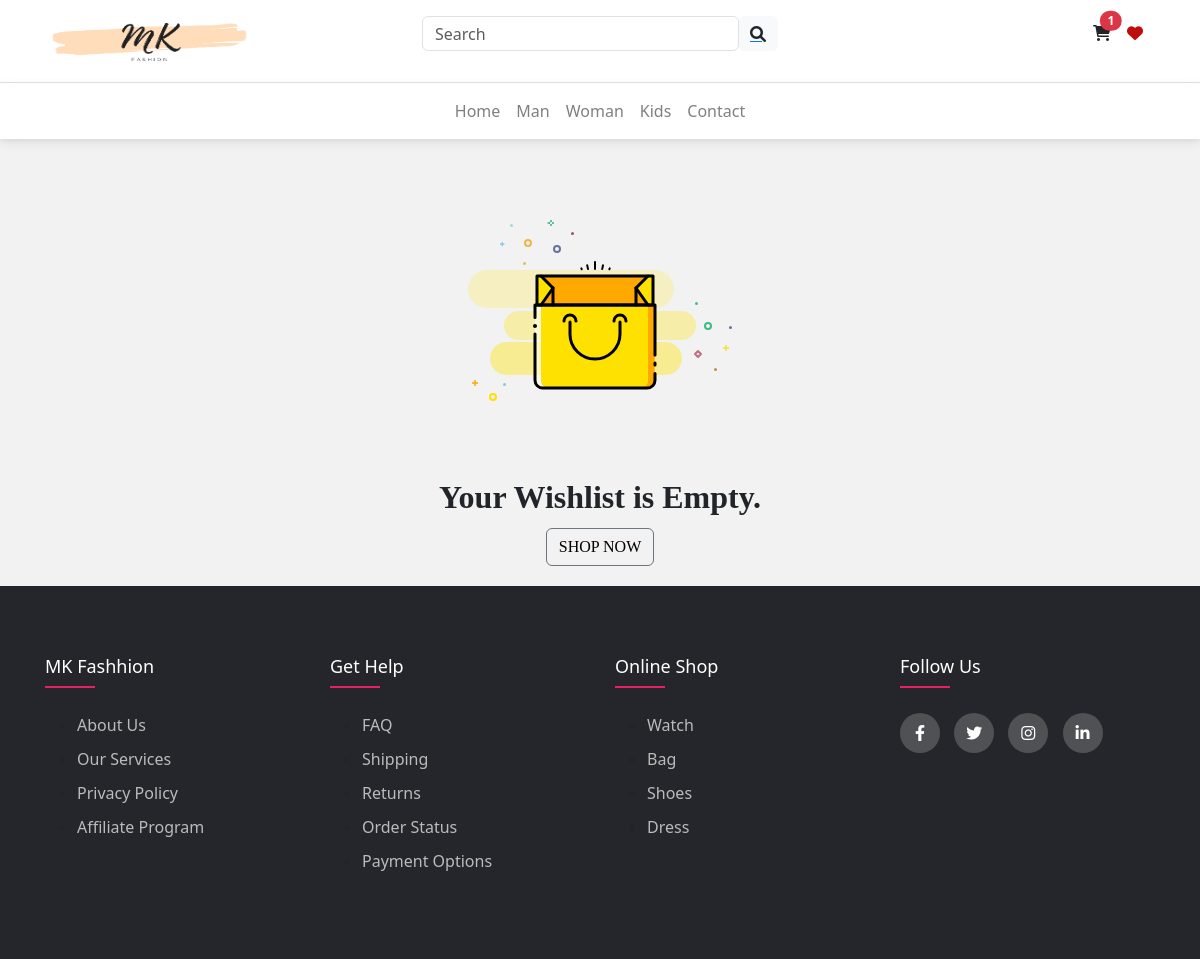
/wishlist/ (signed in), run on an earlier commit of the app's database.
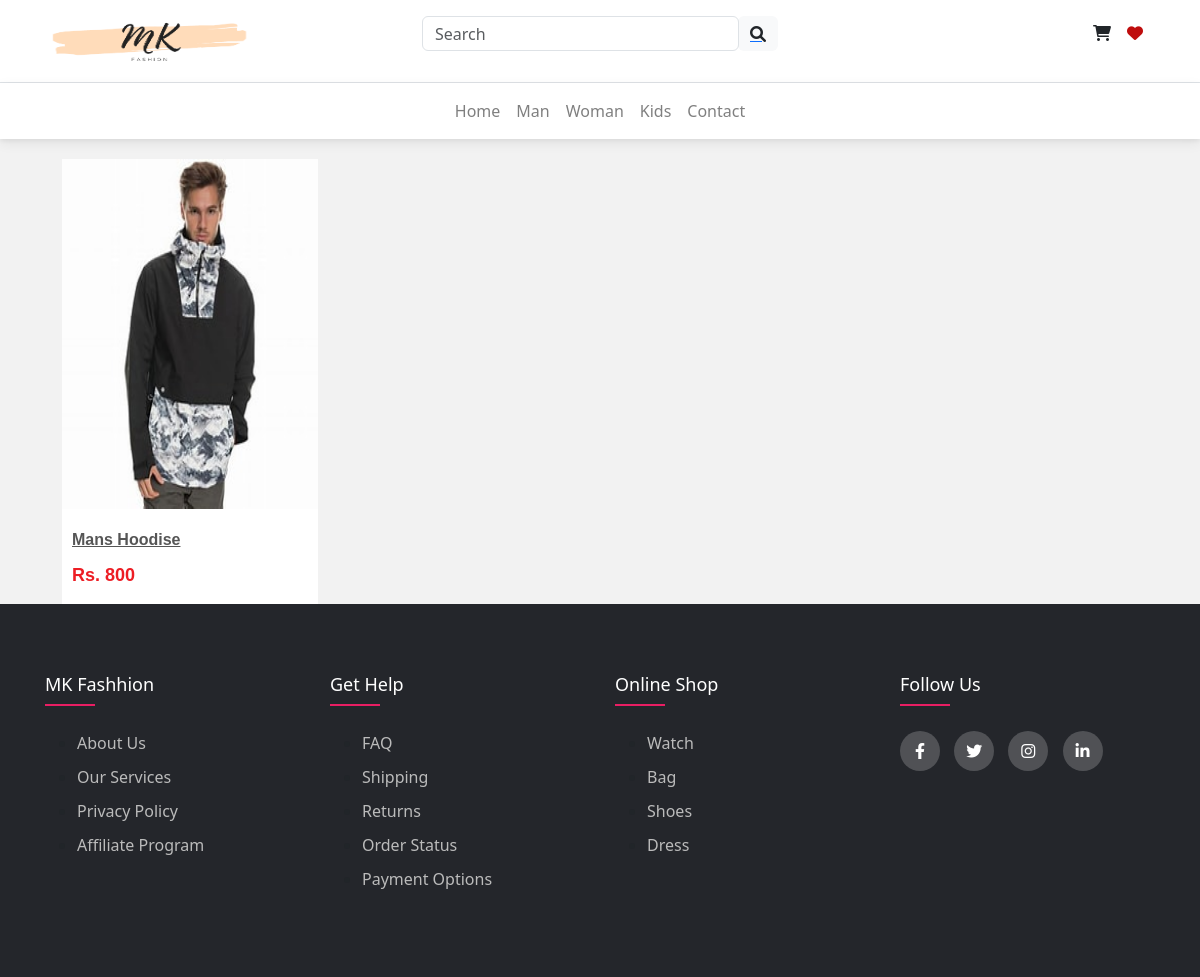
And on a later commit of the database.
### Mkart/models.py (models this page shows, shortened)
class logo(models.Model):
    logo=models.ImageField(upload_to="img",default="")

class Cart(models.Model):
    user = models.ForeignKey(User, on_delete=models.CASCADE)
    product = models.ForeignKey(Product, on_delete=models.CASCADE)
    quantity = models.PositiveIntegerField(default=1)

class WishlistItem(models.Model):
    user = models.ForeignKey(User, on_delete=models.CASCADE)
    product = models.ForeignKey(Product, on_delete=models.CASCADE)
    added_date = models.DateTimeField(auto_now_add=True)

class Product(models.Model):
    product_id = models.AutoField
    p_name = models.CharField(max_length=50)
    category = models.CharField(max_length=50,choices=choice_product,default=" ")
    subCategory = models.CharField(max_length=50,default="")
    p_price = models.IntegerField(default=0)
    des = models.TextField(max_length=300)
    product_date = models.DateField()
    p_img1=models.ImageField(upload_to="img",default="")
    p_img2=models.ImageField(upload_to="img",default="")

### Mkart/views.py (the view)
# urls.py: path('wishlist/',views.wishlist,name="wishlist"),
def wishlist(request):
    wishlist = WishlistItem.objects.all()
    item = WishlistItem.objects.filter(user=request.user)
    cp = c_product.objects.all()
    products = Product.objects.all()
    li = logo.objects.all()
    cart = Cart.objects.all()
    ci = {
        'wishlist': wishlist,
        'item' : item,
        "logo": li,
        'cart' : cart,
        "c_p": cp,
        "products": products,
    }
    return render(request, 'wishlist.html', ci)

### templates/wishlist.html (shortened to what this page needs)
<!DOCTYPE html>
<html lang="en">
  <head>
    <link href="https://maxcdn.bootstrapcdn.com/bootstrap/4.0.0/css/bootstrap.min.css" rel="stylesheet">
    <link href="https://stackpath.bootstrapcdn.com/bootstrap/4.0.0/js/bootstrap.bundle.min.js" rel="stylesheet">
    <link href="https://use.fontawesome.com/releases/v5.7.2/css/all.css" rel="stylesheet">
    <link href="https://cdnjs.cloudflare.com/ajax/libs/font-awesome/6.0.0/css/all.min.css" rel="stylesheet" />
    <link href="https://cdnjs.cloudflare.com/ajax/libs/font-awesome/6.0.0/css/all.min.css" rel="stylesheet" />
    <link href="https://cdnjs.cloudflare.com/ajax/libs/mdb-ui-kit/6.3.1/mdb.min.css" rel="stylesheet" />
    <link href="https://cdn.jsdelivr.net/npm/bootstrap@5.3.0/dist/css/bootstrap.min.css" rel="stylesheet"
>
  </head>
  <body>
    {% include 'header.html' %}
      {% if item %}
      <div class="container">
        <div id="man" class="conav active">
          <div class="row">
      {% for wishlistt in wishlist %}
      {% if wishlistt.user == request.user %}
      <div class="col-md-3 col-sm-6">
        <div class="product-grid">
          <div class="product-image">
            <a href="#" class="image">
              <img class="pic-1" src="{{wishlistt.product.p_img1.url}}" height="400px" width="400px">
            </a>
          </div>
          <div class="product-content">
            <h3 class="title"><a href="{% url 'product-detail' product_id=wishlistt.product.id %}">{{wishlistt.product.p_name}}</a></h3>
            <div class="price">Rs. {{wishlistt.product.p_price}}</div>
          </div>
        </div>
      </div>
      {% endif %}
      {% endfor %}
    </div>
  </div>
</div>
{% else %}
  <div class="empty-cart">
    <h3>Your Wishlist is Empty.</h3>
    <a href="/" class="btn btn-outline-secondary">Shop now</a>
  </div>
  {% endif %}
      {% include 'footer.html' %}
  </body>
</html>

### templates/header.html (shortened to what this page needs)
<!DOCTYPE html>
<html lang="en">
  <head>
  </head>
  <body>
     {% load static %}
     <div class="p-3 text-center bg-white border-bottom">
       <div class="container">
         <div class="row">
           <div class="col-md-4 d-flex justify-content-center justify-content-md-start mb-3 mb-md-0">
             <a href="/" class="ms-md-2">
               <img src="{{logo.0.logo.url}}" height="50" width="200" />
             </a>
           </div>
           <div class="col-md-4">
             <form class="d-flex input-group w-auto my-auto mb-3 mb-md-0">
               <input autocomplete="off" type="search" class="form-control rounded" placeholder="Search" />
               <a href="#">
               <span class="input-group-text border-0 d-none d-lg-flex"><i class="fas fa-search"></i></span>
               </a>
             </form>
           </div>
           <div class="col-md-4 d-flex justify-content-center justify-content-md-end align-items-center">
             <div class="d-flex">
           {% if not user.is_authenticated %}
           <a class="mx-1 but" href="{% url 'signup' %}">Login/Signup</a>
           {% else %}
               <a class="text-reset me-3" href="{% url 'cart' %}">
                 <span><i class="fas fa-shopping-cart" id="cart1"></i></span>
                 {% for carts in cart %}
                 {% if carts.quantity != null %}
                 {% if carts.user == request.user %}
                 <span class="position-absolute translate-middle badge rounded-pill bg-danger"
                 id="cart1">{{carts.quantity}}
               </span>
               {% endif %}
                 {% endif %}
                 {% endfor %}
               </a>
               <a class="heart" href="{% url 'wishlist' %}" >
               <i class="fa-solid fa-heart" style="color: #bf0d0d;"></i>
               </a>
               {% endif %}
             </div>
           </div>
         </div>
       </div>
     </div>
     <nav class="navbar navbar-expand-lg navbar-light bg-white ">
       <div class="container justify-content-center">
         <ul class="navbar-nav  flex-row">
           <li class="nav-item me-2 me-lg-0 d-none d-md-inline-block">
             <a class="nav-link " href="{% url 'home' %}">Home</a>
           </li>
           <li class="nav-item me-2 me-lg-0 d-none d-md-inline-block">
             <a class="nav-link " href="{% url 'man-product' %}">Man</a>
           </li>
           <li class="nav-item me-2 me-lg-0 d-none d-md-inline-block">
             <a class="nav-link " href="{% url 'woman-product' %}">Woman</a>
         </li>
         <li class="nav-item me-2 me-lg-0 d-none d-md-inline-block">
             <a class="nav-link " href="{% url 'kids-product' %}">Kids</a>
         </li>
           <li class="nav-item me-2 me-lg-0 d-none d-md-inline-block">
             <a class="nav-link " href="#">Contact</a>
           </li>
         </ul>
     </nav>
  </body>
</html>

### templates/footer.html (shortened to what this page needs)
<!DOCTYPE html>
<html lang="en">
  <head>
  </head>
  <body>
     {% load static %}
     <footer class="footer">
          <div class="container">
            <div class="row">
              <div class="footer-col">
                <h4>MK Fashhion</h4>
                <ul>
                  <li><a href="#">about us</a></li>
                  <li><a href="#">our services</a></li>
                  <li><a href="#">privacy policy</a></li>
                  <li><a href="#">affiliate program</a></li>
                </ul>
              </div>
              <div class="footer-col">
                <h4>get help</h4>
                <ul>
                  <li><a href="#">FAQ</a></li>
                  <li><a href="#">shipping</a></li>
                  <li><a href="#">returns</a></li>
                  <li><a href="#">order status</a></li>
                  <li><a href="#">payment options</a></li>
                </ul>
              </div>
              <div class="footer-col">
                <h4>online shop</h4>
                <ul>
                  <li><a href="#">watch</a></li>
                  <li><a href="#">bag</a></li>
                  <li><a href="#">shoes</a></li>
                  <li><a href="#">dress</a></li>
                </ul>
              </div>
              <div class="footer-col">
                <h4>follow us</h4>
                <div class="social-links">
                  <a href="#"><i class="fab fa-facebook-f"></i></a>
                  <a href="#"><i class="fab fa-twitter"></i></a>
                  <a href="#"><i class="fab fa-instagram"></i></a>
                  <a href="#"><i class="fab fa-linkedin-in"></i></a>
                </div>
              </div>
            </div>
          </div>
        </footer>
  </body>
</html>

### templates/wishlist.html (style rules this page uses)
.product-grid { background-color: #fff; font-family: 'Work Sans', sans-serif; text-align: center; transition: all 0.3s ease 0s; }
.product-grid .product-image { overflow: hidden; position: relative; transition: all 0.3s ease 0s; }
.product-grid .product-image a.image { display: block; }
.product-grid .product-image img { width: 100%; height: 350px; }
.product-image .pic-1 { backface-visibility: hidden; transition: all 0.5s ease 0s; }
.product-grid .product-content { text-align: left; padding: 15px 10px; }
.product-grid .title { font-size: 16px; font-weight: 600; text-transform: capitalize; margin: 0 0 6px; }
.product-grid .title a { color: #555; transition: all 0.3s ease 0s; }
.product-grid .price { color: #ed1d24; font-size: 18px; font-weight: 700; }
.conav { margin-top: 20px; margin-left: 20px; }
.heart { height: 40px; margin-right: 15px; }
h3 { font-size: 2rem; line-height: 2rem; margin: 0; padding: 0; font-weight: 600; }
body { background: #f2f2f2; }
.fa-solid { color: red; }

### templates/header.html (style rules this page uses)
.heart { height: 40px; margin-right: 15px; }

### templates/footer.html (style rules this page uses)
.footer { background-color: #24262b; padding: 70px 0; }
.footer-col { width: 25%; padding: 0 15px; }
.footer-col h4 { font-size: 18px; color: #ffffff; text-transform: capitalize; margin-bottom: 35px; font-weight: 500; position: relative; }
.footer-col h4::before { content: ''; position: absolute; left: 0; bottom: -10px; background-color: #e91e63; height: 2px; box-sizing: border-box; width: 50px; }
.footer-col ul li:not(:last-child) { margin-bottom: 10px; }
.footer-col ul li a { font-size: 16px; text-transform: capitalize; color: #ffffff; text-decoration: none; font-weight: 300; color: #bbbbbb; display: block; transition: all 0.3s ease; }
.footer-col .social-links a { display: inline-block; height: 40px; width: 40px; background-color: rgba(255, 255, 255, 0.2); margin: 0 10px 10px 0; text-align: center; line-height: 40px; border-radius: 50%; color: #ffffff; transition: all 0.5s ease; }

What changed in the data, as far as the page shows it:
removed Cart: quantity "1"
added WishlistItem: product.p_img1 (picture), product.p_name "Mans Hoodise", product.p_price "800"
Also different on the page:
text no longer shown: "Your Wishlist is Empty. SHOP NOW"
